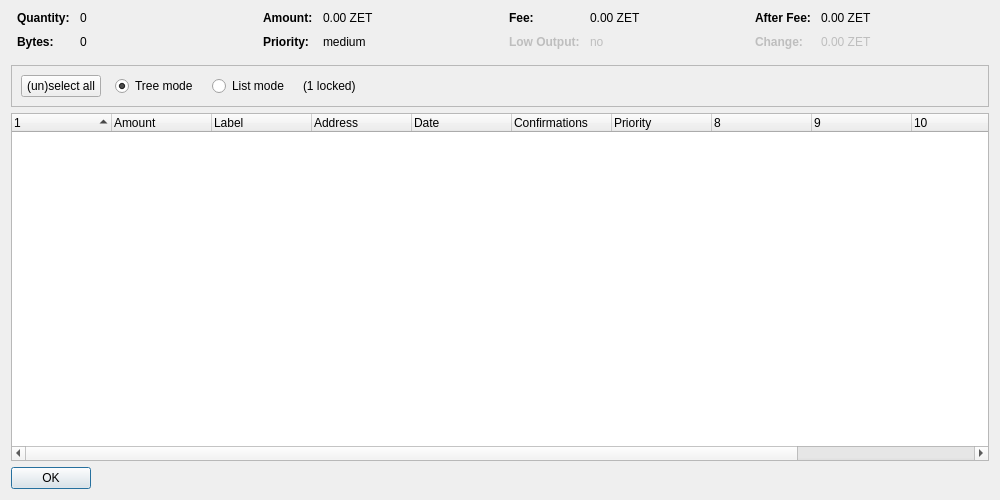
<?xml version="1.0" encoding="UTF-8"?>
<ui version="4.0">
 <class>CoinControlDialog</class>
 <widget class="QDialog" name="CoinControlDialog">
  <property name="geometry">
   <rect>
    <x>0</x>
    <y>0</y>
    <width>1000</width>
    <height>500</height>
   </rect>
  </property>
  <property name="windowTitle">
   <string>Coin Control Address Selection</string>
  </property>
  <layout class="QVBoxLayout" name="verticalLayout">
   <item>
    <layout class="QHBoxLayout" name="horizontalLayoutTop" stretch="0,0,0,0">
     <property name="topMargin">
      <number>0</number>
     </property>
     <property name="bottomMargin">
      <number>10</number>
     </property>
     <item>
      <layout class="QFormLayout" name="formLayoutCoinControl1">
       <property name="horizontalSpacing">
        <number>10</number>
       </property>
       <property name="verticalSpacing">
        <number>10</number>
       </property>
       <property name="leftMargin">
        <number>6</number>
       </property>
       <property name="rightMargin">
        <number>6</number>
       </property>
       <item row="0" column="0">
        <widget class="QLabel" name="labelCoinControlQuantityText">
         <property name="font">
          <font>
           <weight>75</weight>
           <bold>true</bold>
          </font>
         </property>
         <property name="text">
          <string>Quantity:</string>
         </property>
        </widget>
       </item>
       <item row="0" column="1">
        <widget class="QLabel" name="labelCoinControlQuantity">
         <property name="cursor">
          <cursorShape>IBeamCursor</cursorShape>
         </property>
         <property name="contextMenuPolicy">
          <enum>Qt::ActionsContextMenu</enum>
         </property>
         <property name="text">
          <string notr="true">0</string>
         </property>
         <property name="textInteractionFlags">
          <set>Qt::LinksAccessibleByMouse|Qt::TextSelectableByKeyboard|Qt::TextSelectableByMouse</set>
         </property>
        </widget>
       </item>
       <item row="1" column="0">
        <widget class="QLabel" name="labelCoinControlBytesText">
         <property name="font">
          <font>
           <weight>75</weight>
           <bold>true</bold>
          </font>
         </property>
         <property name="text">
          <string>Bytes:</string>
         </property>
        </widget>
       </item>
       <item row="1" column="1">
        <widget class="QLabel" name="labelCoinControlBytes">
         <property name="cursor">
          <cursorShape>IBeamCursor</cursorShape>
         </property>
         <property name="contextMenuPolicy">
          <enum>Qt::ActionsContextMenu</enum>
         </property>
         <property name="text">
          <string notr="true">0</string>
         </property>
         <property name="textInteractionFlags">
          <set>Qt::LinksAccessibleByMouse|Qt::TextSelectableByKeyboard|Qt::TextSelectableByMouse</set>
         </property>
        </widget>
       </item>
      </layout>
     </item>
     <item>
      <layout class="QFormLayout" name="formLayoutCoinControl2">
       <property name="horizontalSpacing">
        <number>10</number>
       </property>
       <property name="verticalSpacing">
        <number>10</number>
       </property>
       <property name="leftMargin">
        <number>6</number>
       </property>
       <property name="rightMargin">
        <number>6</number>
       </property>
       <item row="0" column="0">
        <widget class="QLabel" name="labelCoinControlAmountText">
         <property name="font">
          <font>
           <weight>75</weight>
           <bold>true</bold>
          </font>
         </property>
         <property name="text">
          <string>Amount:</string>
         </property>
        </widget>
       </item>
       <item row="0" column="1">
        <widget class="QLabel" name="labelCoinControlAmount">
         <property name="cursor">
          <cursorShape>IBeamCursor</cursorShape>
         </property>
         <property name="contextMenuPolicy">
          <enum>Qt::ActionsContextMenu</enum>
         </property>
         <property name="text">
          <string notr="true">0.00 ZET</string>
         </property>
         <property name="textInteractionFlags">
          <set>Qt::LinksAccessibleByMouse|Qt::TextSelectableByKeyboard|Qt::TextSelectableByMouse</set>
         </property>
        </widget>
       </item>
       <item row="1" column="0">
        <widget class="QLabel" name="labelCoinControlPriorityText">
         <property name="font">
          <font>
           <weight>75</weight>
           <bold>true</bold>
          </font>
         </property>
         <property name="text">
          <string>Priority:</string>
         </property>
        </widget>
       </item>
       <item row="1" column="1">
        <widget class="QLabel" name="labelCoinControlPriority">
         <property name="cursor">
          <cursorShape>IBeamCursor</cursorShape>
         </property>
         <property name="contextMenuPolicy">
          <enum>Qt::ActionsContextMenu</enum>
         </property>
         <property name="text">
          <string notr="true">medium</string>
         </property>
         <property name="textInteractionFlags">
          <set>Qt::LinksAccessibleByMouse|Qt::TextSelectableByKeyboard|Qt::TextSelectableByMouse</set>
         </property>
        </widget>
       </item>
      </layout>
     </item>
     <item>
      <layout class="QFormLayout" name="formLayoutCoinControl3">
       <property name="horizontalSpacing">
        <number>10</number>
       </property>
       <property name="verticalSpacing">
        <number>10</number>
       </property>
       <property name="leftMargin">
        <number>6</number>
       </property>
       <property name="rightMargin">
        <number>6</number>
       </property>
       <item row="0" column="0">
        <widget class="QLabel" name="labelCoinControlFeeText">
         <property name="font">
          <font>
           <weight>75</weight>
           <bold>true</bold>
          </font>
         </property>
         <property name="text">
          <string>Fee:</string>
         </property>
        </widget>
       </item>
       <item row="0" column="1">
        <widget class="QLabel" name="labelCoinControlFee">
         <property name="cursor">
          <cursorShape>IBeamCursor</cursorShape>
         </property>
         <property name="contextMenuPolicy">
          <enum>Qt::ActionsContextMenu</enum>
         </property>
         <property name="text">
          <string notr="true">0.00 ZET</string>
         </property>
         <property name="textInteractionFlags">
          <set>Qt::LinksAccessibleByMouse|Qt::TextSelectableByKeyboard|Qt::TextSelectableByMouse</set>
         </property>
        </widget>
       </item>
       <item row="1" column="0">
        <widget class="QLabel" name="labelCoinControlLowOutputText">
         <property name="enabled">
          <bool>false</bool>
         </property>
         <property name="font">
          <font>
           <weight>75</weight>
           <bold>true</bold>
          </font>
         </property>
         <property name="text">
          <string>Low Output:</string>
         </property>
        </widget>
       </item>
       <item row="1" column="1">
        <widget class="QLabel" name="labelCoinControlLowOutput">
         <property name="enabled">
          <bool>false</bool>
         </property>
         <property name="cursor">
          <cursorShape>IBeamCursor</cursorShape>
         </property>
         <property name="contextMenuPolicy">
          <enum>Qt::ActionsContextMenu</enum>
         </property>
         <property name="text">
          <string notr="true">no</string>
         </property>
         <property name="textInteractionFlags">
          <set>Qt::LinksAccessibleByMouse|Qt::TextSelectableByKeyboard|Qt::TextSelectableByMouse</set>
         </property>
        </widget>
       </item>
      </layout>
     </item>
     <item>
      <layout class="QFormLayout" name="formLayoutCoinControl4">
       <property name="horizontalSpacing">
        <number>10</number>
       </property>
       <property name="verticalSpacing">
        <number>10</number>
       </property>
       <property name="leftMargin">
        <number>6</number>
       </property>
       <property name="rightMargin">
        <number>6</number>
       </property>
       <item row="0" column="0">
        <widget class="QLabel" name="labelCoinControlAfterFeeText">
         <property name="font">
          <font>
           <weight>75</weight>
           <bold>true</bold>
          </font>
         </property>
         <property name="text">
          <string>After Fee:</string>
         </property>
        </widget>
       </item>
       <item row="0" column="1">
        <widget class="QLabel" name="labelCoinControlAfterFee">
         <property name="cursor">
          <cursorShape>IBeamCursor</cursorShape>
         </property>
         <property name="contextMenuPolicy">
          <enum>Qt::ActionsContextMenu</enum>
         </property>
         <property name="text">
          <string notr="true">0.00 ZET</string>
         </property>
         <property name="textInteractionFlags">
          <set>Qt::LinksAccessibleByMouse|Qt::TextSelectableByKeyboard|Qt::TextSelectableByMouse</set>
         </property>
        </widget>
       </item>
       <item row="1" column="0">
        <widget class="QLabel" name="labelCoinControlChangeText">
         <property name="enabled">
          <bool>false</bool>
         </property>
         <property name="font">
          <font>
           <weight>75</weight>
           <bold>true</bold>
          </font>
         </property>
         <property name="text">
          <string>Change:</string>
         </property>
        </widget>
       </item>
       <item row="1" column="1">
        <widget class="QLabel" name="labelCoinControlChange">
         <property name="enabled">
          <bool>false</bool>
         </property>
         <property name="cursor">
          <cursorShape>IBeamCursor</cursorShape>
         </property>
         <property name="contextMenuPolicy">
          <enum>Qt::ActionsContextMenu</enum>
         </property>
         <property name="text">
          <string notr="true">0.00 ZET</string>
         </property>
         <property name="textInteractionFlags">
          <set>Qt::LinksAccessibleByMouse|Qt::TextSelectableByKeyboard|Qt::TextSelectableByMouse</set>
         </property>
        </widget>
       </item>
      </layout>
     </item>
    </layout>
   </item>
   <item>
    <widget class="QFrame" name="frame">
     <property name="minimumSize">
      <size>
       <width>0</width>
       <height>40</height>
      </size>
     </property>
     <property name="frameShape">
      <enum>QFrame::StyledPanel</enum>
     </property>
     <property name="frameShadow">
      <enum>QFrame::Sunken</enum>
     </property>
     <layout class="QHBoxLayout" name="horizontalLayout">
      <item>
       <layout class="QHBoxLayout" name="horizontalLayoutPanel" stretch="0,0,0,0,0">
        <property name="spacing">
         <number>14</number>
        </property>
        <item>
         <widget class="QPushButton" name="pushButtonSelectAll">
          <property name="sizePolicy">
           <sizepolicy hsizetype="Maximum" vsizetype="Fixed">
            <horstretch>0</horstretch>
            <verstretch>0</verstretch>
           </sizepolicy>
          </property>
          <property name="text">
           <string>(un)select all</string>
          </property>
         </widget>
        </item>
        <item>
         <widget class="QRadioButton" name="radioTreeMode">
          <property name="sizePolicy">
           <sizepolicy hsizetype="Maximum" vsizetype="Fixed">
            <horstretch>0</horstretch>
            <verstretch>0</verstretch>
           </sizepolicy>
          </property>
          <property name="text">
           <string>Tree mode</string>
          </property>
          <property name="checked">
           <bool>true</bool>
          </property>
         </widget>
        </item>
        <item>
         <widget class="QRadioButton" name="radioListMode">
          <property name="sizePolicy">
           <sizepolicy hsizetype="Maximum" vsizetype="Fixed">
            <horstretch>0</horstretch>
            <verstretch>0</verstretch>
           </sizepolicy>
          </property>
          <property name="text">
           <string>List mode</string>
          </property>
         </widget>
        </item>
        <item>
         <widget class="QLabel" name="labelLocked">
          <property name="text">
           <string notr="true">(1 locked)</string>
          </property>
         </widget>
        </item>
        <item>
         <spacer name="horizontalSpacer">
          <property name="orientation">
           <enum>Qt::Horizontal</enum>
          </property>
          <property name="sizeHint" stdset="0">
           <size>
            <width>40</width>
            <height>20</height>
           </size>
          </property>
         </spacer>
        </item>
       </layout>
      </item>
     </layout>
    </widget>
   </item>
   <item>
    <widget class="CoinControlTreeWidget" name="treeWidget">
     <property name="contextMenuPolicy">
      <enum>Qt::CustomContextMenu</enum>
     </property>
     <property name="sortingEnabled">
      <bool>false</bool>
     </property>
     <property name="columnCount">
      <number>12</number>
     </property>
     <attribute name="headerShowSortIndicator" stdset="0">
      <bool>true</bool>
     </attribute>
     <attribute name="headerStretchLastSection">
      <bool>false</bool>
     </attribute>
     <column>
      <property name="text">
       <string/>
      </property>
     </column>
     <column>
      <property name="text">
       <string>Amount</string>
      </property>
     </column>
     <column>
      <property name="text">
       <string notr="true">Label</string>
      </property>
     </column>
     <column>
      <property name="text">
       <string>Address</string>
      </property>
     </column>
     <column>
      <property name="text">
       <string>Date</string>
      </property>
     </column>
     <column>
      <property name="text">
       <string>Confirmations</string>
      </property>
      <property name="toolTip">
       <string>Confirmed</string>
      </property>
     </column>
     <column>
      <property name="text">
       <string>Priority</string>
      </property>
     </column>
     <column>
      <property name="text">
       <string/>
      </property>
     </column>
     <column>
      <property name="text">
       <string/>
      </property>
     </column>
     <column>
      <property name="text">
       <string/>
      </property>
     </column>
     <column>
      <property name="text">
       <string/>
      </property>
     </column>
     <column>
      <property name="text">
       <string/>
      </property>
     </column>
    </widget>
   </item>
   <item>
    <widget class="QDialogButtonBox" name="buttonBox">
     <property name="sizePolicy">
      <sizepolicy hsizetype="Maximum" vsizetype="Fixed">
       <horstretch>0</horstretch>
       <verstretch>0</verstretch>
      </sizepolicy>
     </property>
     <property name="orientation">
      <enum>Qt::Horizontal</enum>
     </property>
     <property name="standardButtons">
      <set>QDialogButtonBox::Ok</set>
     </property>
    </widget>
   </item>
  </layout>
 </widget>
 <customwidgets>
  <customwidget>
   <class>CoinControlTreeWidget</class>
   <extends>QTreeWidget</extends>
   <header>coincontroltreewidget.h</header>
  </customwidget>
 </customwidgets>
 <resources/>
 <connections/>
</ui>
